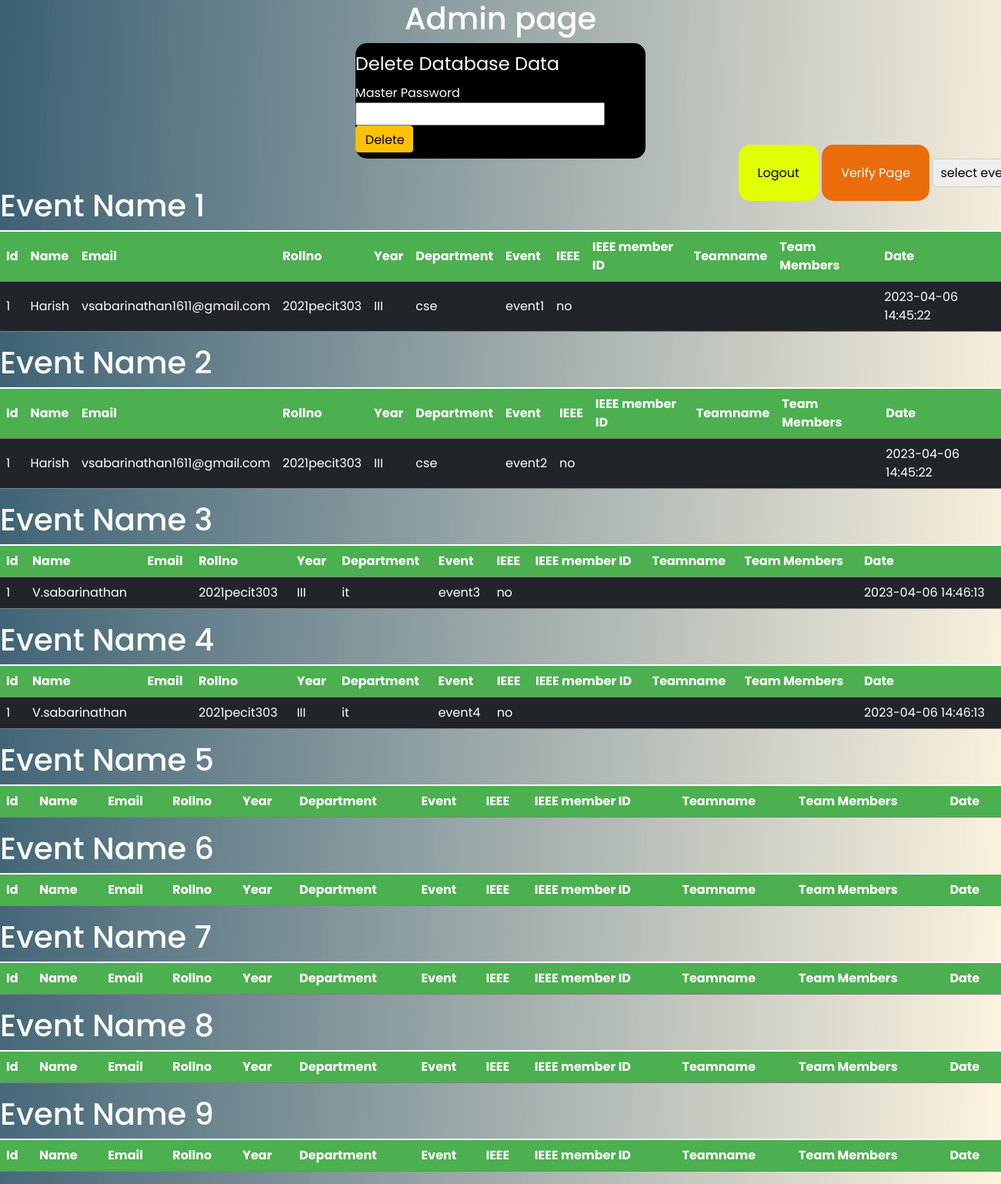
Page /admin (signed in) on the earlier database version.
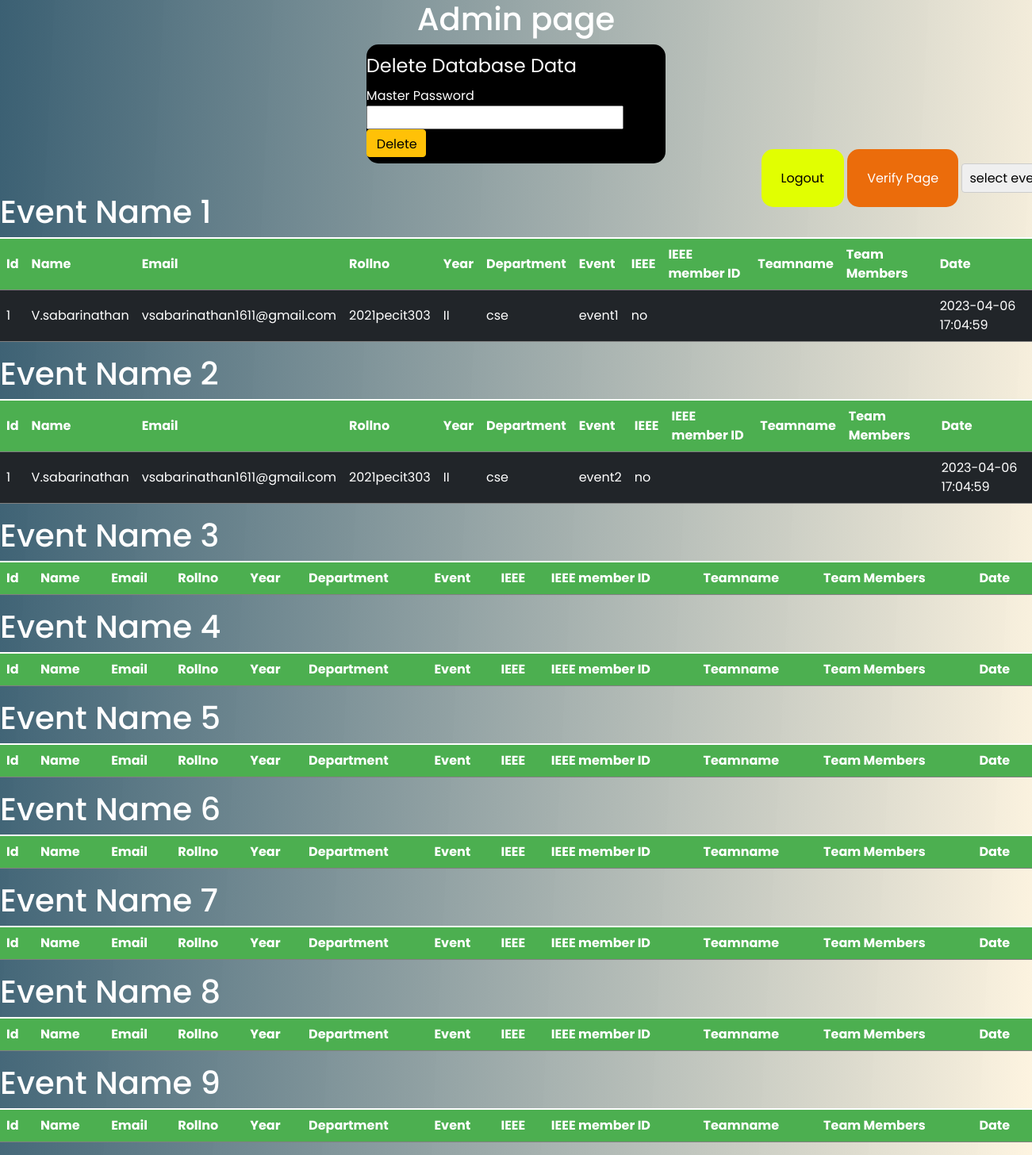
Same page on the later database version.
### website/models.py (models this page shows)
class Event1(db.Model):
    id = db.Column(db.Integer, primary_key=True)
    name=db.Column(db.String(100))
    email = db.Column(db.String(150))
    rollno=db.Column(db.String(100),unique=True)
    dept=db.Column(db.String(100))
    ieee=db.Column(db.String(10))
    year=db.Column(db.String(10))
    event=db.Column(db.String(100))
    teamname=db.Column(db.String(500))
    team_members=db.Column(db.String(500))
    date = db.Column(db.DateTime(timezone=True), default=func.now())

class Event2(db.Model):
    id = db.Column(db.Integer, primary_key=True)
    name=db.Column(db.String(100))
    email = db.Column(db.String(150))
    rollno=db.Column(db.String(100),unique=True)
    dept=db.Column(db.String(100))
    ieee=db.Column(db.String(10))
    year=db.Column(db.String(10))
    event=db.Column(db.String(100))
    teamname=db.Column(db.String(500))
    team_members=db.Column(db.String(500))
    date = db.Column(db.DateTime(timezone=True), default=func.now())

class Event3(db.Model):
    id = db.Column(db.Integer, primary_key=True)
    name=db.Column(db.String(100))
    email = db.Column(db.String(150))
    rollno=db.Column(db.String(100),unique=True)
    dept=db.Column(db.String(100))
    ieee=db.Column(db.String(10))
    year=db.Column(db.String(10))
    event=db.Column(db.String(100))
    teamname=db.Column(db.String(500))
    team_members=db.Column(db.String(500))
    date = db.Column(db.DateTime(timezone=True), default=func.now())

class Event4(db.Model):
    id = db.Column(db.Integer, primary_key=True)
    name=db.Column(db.String(100))
    email = db.Column(db.String(150))
    rollno=db.Column(db.String(100),unique=True)
    dept=db.Column(db.String(100))
    ieee=db.Column(db.String(10))
    year=db.Column(db.String(10))
    event=db.Column(db.String(100))
    teamname=db.Column(db.String(500))
    team_members=db.Column(db.String(500))
    date = db.Column(db.DateTime(timezone=True), default=func.now())

### website/views.py (the view)
@views.route('/admin', methods=['GET', 'POST'])
@login_required
def admin():
    if (current_user.admin == True):
        event1 = Event1.query.order_by(Event1.date)
        event2 = Event2.query.order_by(Event2.date)
        event3 = Event3.query.order_by(Event3.date)
        event4 = Event4.query.order_by(Event4.date)
        event5 = Event5.query.order_by(Event5.date)
        event6 = Event6.query.order_by(Event6.date)
        event7 = Event7.query.order_by(Event7.date)
        event8 = Event8.query.order_by(Event8.date)
        event9 = Event9.query.order_by(Event9.date)
    else:
        return redirect(url_for('auth.login'))
    return render_template("admin.html", event1=event1, event2=event2, event3=event3, event4=event4, event5=event5, event6=event6, event7=event7, event8=event8, event9=event9)

### website/templates/admin.html (shortened to what this page needs)
<!DOCTYPE html>
<html lang="en">
<head>
  <link rel="stylesheet" href="https://cdnjs.cloudflare.com/ajax/libs/font-awesome/6.0.0-beta3/css/all.min.css" />
  <link rel="stylesheet" href="/static/css/admin.css">
  <link href="https://cdn.jsdelivr.net/npm/bootstrap@5.1.3/dist/css/bootstrap.min.css" rel="stylesheet"
>
</head>
<body>
  <h1>Admin page</h1>
  <div class="top">
    <legend>Delete Database Data</legend>
    <form method="post" action="{{url_for('views.delete')}}">
      <label for="password">Master Password</label>
      <input name="pass" type="password">
      <button class="btn btn-warning" type="submit">Delete</button>
    </form>
  </div>
  <div class="bottom">
    <a class="logout" href="{{url_for('auth.logout')}}">Logout</a>
    <a class="verify" href="{{url_for('views.upload_photo')}}">Verify Page</a>
    <select name="filter" id="filter">
      <option value="0">select event</option>
    </select>
  </div>
  <div class="event1 table table-dark table-striped">
    <h1>Event Name 1</h1>
    <table>
      <tr>
        <th>Id</th>
        <th>Name</th>
        <th>Email</th>
        <th>Rollno</th>
        <th>Year</th>
        <th>Department</th>
        <th>Event</th>
        <th>IEEE</th>
        <th>IEEE member ID</th>
        <th>Teamname</th>
        <th>Team Members</th>
        <th>Date</th>
      </tr>
      <tbody>
        {% for event1 in event1 %}
        <tr>
          <td>{{event1.id}}</td>
          <td>{{event1.name}}</td>
          <td>{{event1.email}}</td>
          <td>{{event1.rollno}}</td>
          <td>{{event1.year}}</td>
          <td>{{event1.dept}}</td>
          <td>{{event1.event}}</td>
          <td>{{event1.ieee}}</td>
          <td>{{event1.i3emid}}</td>
          <td>{{event1.teamname}}</td>
          <td>{{event1.team_members}}</td>
          <td>{{event1.date}}</td>
        </tr>
        {%endfor%}
      </tbody>
    </table>
  </div>
  <div class="event2 table table-dark table-striped">
    <h1>Event Name 2</h1>
    <table>
      <tr>
        <th>Id</th>
        <th>Name</th>
        <th>Email</th>
        <th>Rollno</th>
        <th>Year</th>
        <th>Department</th>
        <th>Event</th>
        <th>IEEE</th>
        <th>IEEE member ID</th>
        <th>Teamname</th>
        <th>Team Members</th>
        <th>Date</th>
      </tr>
      <tbody>
        {% for event2 in event2 %}
        <tr>
          <td>{{event2.id}}</td>
          <td>{{event2.name}}</td>
          <td>{{event2.email}}</td>
          <td>{{event2.rollno}}</td>
          <td>{{event2.year}}</td>
          <td>{{event2.dept}}</td>
          <td>{{event2.event}}</td>
          <td>{{event2.ieee}}</td>
          <td>{{event2.i3emid}}</td>
          <td>{{event2.teamname}}</td>
          <td>{{event2.team_members}}</td>
          <td>{{event2.date}}</td>
        </tr>
        {%endfor%}
      </tbody>
    </table>
  </div>
  <div class="event3 table table-dark table-striped">
    <h1>Event Name 3</h1>
    <table>
      <tr>
        <th>Id</th>
        <th>Name</th>
        <th>Email</th>
        <th>Rollno</th>
        <th>Year</th>
        <th>Department</th>
        <th>Event</th>
        <th>IEEE</th>
        <th>IEEE member ID</th>
        <th>Teamname</th>
        <th>Team Members</th>
        <th>Date</th>
      </tr>
      <tbody>
        {% for event3 in event3 %}
        <tr>
          <td>{{event3.id}}</td>
          <td>{{event3.name}}</td>
          <td>{{event3.email}}</td>
          <td>{{event3.rollno}}</td>
          <td>{{event3.year}}</td>
          <td>{{event3.dept}}</td>
          <td>{{event3.event}}</td>
          <td>{{event3.ieee}}</td>
          <td>{{event3.i3emid}}</td>
          <td>{{event3.teamname}}</td>
          <td>{{event3.team_members}}</td>
          <td>{{event3.date}}</td>
        </tr>
        {%endfor%}
      </tbody>
    </table>
  </div>
  <div class="event4 table table-dark table-striped">
    <h1>Event Name 4</h1>
    <table>
      <tr>
        <th>Id</th>
        <th>Name</th>
        <th>Email</th>
        <th>Rollno</th>
        <th>Year</th>
        <th>Department</th>
        <th>Event</th>
        <th>IEEE</th>
        <th>IEEE member ID</th>
        <th>Teamname</th>
        <th>Team Members</th>
        <th>Date</th>
      </tr>
      <tbody>
        {% for event4 in event4 %}
        <tr>
          <td>{{event4.id}}</td>
          <td>{{event4.name}}</td>
          <td>{{event4.email}}</td>
          <td>{{event4.rollno}}</td>
          <td>{{event4.year}}</td>
          <td>{{event4.dept}}</td>
          <td>{{event4.event}}</td>
          <td>{{event4.ieee}}</td>
          <td>{{event4.i3emid}}</td>
          <td>{{event4.teamname}}</td>
          <td>{{event4.team_members}}</td>
          <td>{{event4.date}}</td>
        </tr>
        {%endfor%}
      </tbody>
    </table>
  </div>
  <div class="event5 table table-dark table-striped">
    <h1>Event Name 5</h1>
    <table>
      <tr>
        <th>Id</th>
        <th>Name</th>
        <th>Email</th>
        <th>Rollno</th>
        <th>Year</th>
        <th>Department</th>
        <th>Event</th>
        <th>IEEE</th>
        <th>IEEE member ID</th>
        <th>Teamname</th>
        <th>Team Members</th>
        <th>Date</th>
      </tr>
    </table>
  </div>
  <div class="event6 table table-dark table-striped">
    <h1>Event Name 6</h1>
    <table>
      <tr>
        <th>Id</th>
        <th>Name</th>
        <th>Email</th>
        <th>Rollno</th>
        <th>Year</th>
        <th>Department</th>
        <th>Event</th>
        <th>IEEE</th>
        <th>IEEE member ID</th>
        <th>Teamname</th>
        <th>Team Members</th>
        <th>Date</th>
      </tr>
    </table>
  </div>
  <div class="event7 table table-dark table-striped">
    <h1>Event Name 7</h1>
    <table>
      <tr>
        <th>Id</th>
        <th>Name</th>
        <th>Email</th>
        <th>Rollno</th>
        <th>Year</th>
        <th>Department</th>
        <th>Event</th>
        <th>IEEE</th>
        <th>IEEE member ID</th>
        <th>Teamname</th>
        <th>Team Members</th>
        <th>Date</th>
      </tr>
    </table>
  </div>
  <div class="event8 table table-dark table-striped">
    <h1>Event Name 8</h1>
    <table>
      <tr>
        <th>Id</th>
        <th>Name</th>
        <th>Email</th>
        <th>Rollno</th>
        <th>Year</th>
        <th>Department</th>
        <th>Event</th>
        <th>IEEE</th>
        <th>IEEE member ID</th>
        <th>Teamname</th>
        <th>Team Members</th>
        <th>Date</th>
      </tr>
    </table>
  </div>
  <div class="event9 table table-dark table-striped">
    <h1>Event Name 9</h1>
    <table>
      <tr>
        <th>Id</th>
        <th>Name</th>
        <th>Email</th>
        <th>Rollno</th>
        <th>Year</th>
        <th>Department</th>
        <th>Event</th>
        <th>IEEE</th>
        <th>IEEE member ID</th>
        <th>Teamname</th>
        <th>Team Members</th>
        <th>Date</th>
      </tr>
    </table>
  </div>
</body>
</html>

### website/static/css/admin.css (style rules this page uses)
* { margin: 0; box-sizing: border-box; font-family: 'Poppins', sans-serif; }
body { background: linear-gradient(273deg, #fdf0d5ba, #003049c4); display: flex; flex-direction: column; flex-wrap: wrap; align-content: center; align-items: center; }
a { width: 35px; height: 25px; color: black; background-color: aqua; }
h1 { color: #fff; font-size: 20px; }
.btn-warning { color: #000; background-color: #ffc107; border-color: #ffc107; width: 75px; height: 35px; }
.top { width: 29%; color: #fff; height: 150px; display: flex; flex-wrap: wrap; background: #000; border-radius: 15px; align-content: center; justify-content: center; align-items: center; }
table { border-collapse: collapse; width: 100%; }
th, td { text-align: left; padding: 8px; }
th { background-color: #4caf50; color: white; }
select { margin-bottom: 10px; padding: 5px; border: 1px solid #ccc; border-radius: 4px; }
.bottom { top:0px; left: 500px; position: relative; }
.logout { width: 100px; background-color: #e1ff01; padding: 25px; border: 0px; border-radius: 15px; text-decoration: none; color: #000000; }
.verify { width: 100px; background-color: #eb6c0b; padding: 25px; border: 0px; border-radius: 15px; text-decoration: none; color: white; }

Differences in the rows shown:
removed Event3: id "1", name "V.sabarinathan", rollno "2021pecit303", year "III", dept "it", event "event3", ieee "no", date "2023-04-06 14:46:13"
removed Event4: id "1", name "V.sabarinathan", rollno "2021pecit303", year "III", dept "it", event "event4", ieee "no", date "2023-04-06 14:46:13"
changed Event1 "vsabarinathan1611@gmail.com": name "Harish" → "V.sabarinathan"; year "III" → "II"; date "2023-04-06 14:45:22" → "2023-04-06 17:04:59"
changed Event2 "vsabarinathan1611@gmail.com": name "Harish" → "V.sabarinathan"; year "III" → "II"; date "2023-04-06 14:45:22" → "2023-04-06 17:04:59"
